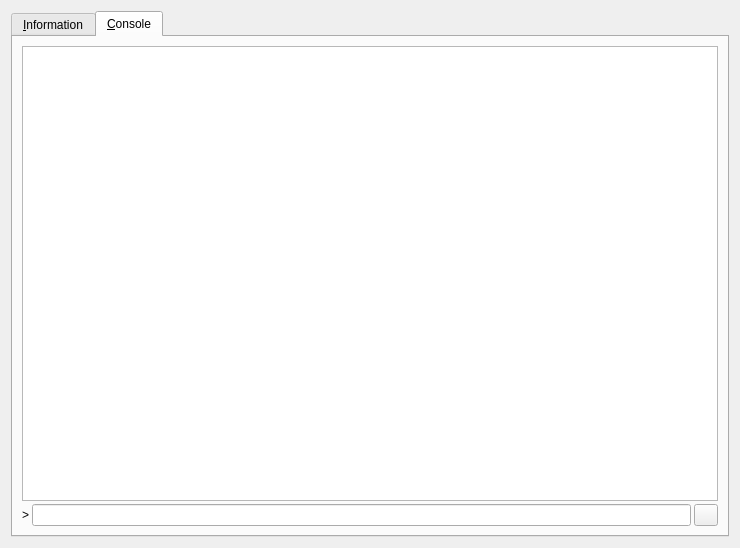
<?xml version="1.0" encoding="UTF-8"?>
<ui version="4.0">
 <class>RPCConsole</class>
 <widget class="QDialog" name="RPCConsole">
  <property name="geometry">
   <rect>
    <x>0</x>
    <y>0</y>
    <width>740</width>
    <height>548</height>
   </rect>
  </property>
  <property name="windowTitle">
   <string>SunCoin - Debug window</string>
  </property>
  
  <layout class="QVBoxLayout" name="verticalLayout_2">
   <item>
    <widget class="QTabWidget" name="tabWidget">
     <property name="currentIndex">
      <number>1</number>
     </property>
     <widget class="QWidget" name="tab_info">
      <attribute name="title">
       <string>&amp;Information</string>
      </attribute>
      <layout class="QGridLayout" name="gridLayout" columnstretch="0,1">
       <property name="horizontalSpacing">
        <number>12</number>
       </property>
       <item row="0" column="0">
        <widget class="QLabel" name="label_9">
         <property name="font">
          <font>
           <family>Helvetica Neue</family>
           <weight>12</weight>
           <bold>false</bold>
          </font>
         </property>
         <property name="text">
          <string>SunCoin Core</string>
         </property>
        </widget>
       </item>
       <item row="1" column="0">
        <widget class="QLabel" name="label_5">
         <property name="text">
          <string>Client name</string>
         </property>
        </widget>
       </item>
       <item row="1" column="1">
        <widget class="QLabel" name="clientName">
         <property name="cursor">
          <cursorShape>IBeamCursor</cursorShape>
         </property>
         <property name="text">
          <string>N/A</string>
         </property>
         <property name="textFormat">
          <enum>Qt::PlainText</enum>
         </property>
         <property name="textInteractionFlags">
          <set>Qt::LinksAccessibleByMouse|Qt::TextSelectableByKeyboard|Qt::TextSelectableByMouse</set>
         </property>
        </widget>
       </item>
       <item row="2" column="0">
        <widget class="QLabel" name="label_6">
         <property name="text">
          <string>Client version</string>
         </property>
        </widget>
       </item>
       <item row="2" column="1">
        <widget class="QLabel" name="clientVersion">
         <property name="cursor">
          <cursorShape>IBeamCursor</cursorShape>
         </property>
         <property name="text">
          <string>N/A</string>
         </property>
         <property name="textFormat">
          <enum>Qt::PlainText</enum>
         </property>
         <property name="textInteractionFlags">
          <set>Qt::LinksAccessibleByMouse|Qt::TextSelectableByKeyboard|Qt::TextSelectableByMouse</set>
         </property>
        </widget>
       </item>
       <item row="3" column="0">
        <widget class="QLabel" name="label_14">
         <property name="text">
          <string>Using OpenSSL version</string>
         </property>
         <property name="indent">
          <number>10</number>
         </property>
        </widget>
       </item>
       <item row="3" column="1">
        <widget class="QLabel" name="openSSLVersion">
         <property name="cursor">
          <cursorShape>IBeamCursor</cursorShape>
         </property>
         <property name="text">
          <string>N/A</string>
         </property>
         <property name="textFormat">
          <enum>Qt::PlainText</enum>
         </property>
         <property name="textInteractionFlags">
          <set>Qt::LinksAccessibleByMouse|Qt::TextSelectableByKeyboard|Qt::TextSelectableByMouse</set>
         </property>
        </widget>
       </item>
       <item row="4" column="0">
        <widget class="QLabel" name="label_12">
         <property name="text">
          <string>Build date</string>
         </property>
        </widget>
       </item>
       <item row="4" column="1">
        <widget class="QLabel" name="buildDate">
         <property name="cursor">
          <cursorShape>IBeamCursor</cursorShape>
         </property>
         <property name="text">
          <string>N/A</string>
         </property>
         <property name="textFormat">
          <enum>Qt::PlainText</enum>
         </property>
         <property name="textInteractionFlags">
          <set>Qt::LinksAccessibleByMouse|Qt::TextSelectableByKeyboard|Qt::TextSelectableByMouse</set>
         </property>
        </widget>
       </item>
       <item row="5" column="0">
        <widget class="QLabel" name="label_13">
         <property name="text">
          <string>Startup time</string>
         </property>
        </widget>
       </item>
       <item row="5" column="1">
        <widget class="QLabel" name="startupTime">
         <property name="cursor">
          <cursorShape>IBeamCursor</cursorShape>
         </property>
         <property name="text">
          <string>N/A</string>
         </property>
         <property name="textFormat">
          <enum>Qt::PlainText</enum>
         </property>
         <property name="textInteractionFlags">
          <set>Qt::LinksAccessibleByMouse|Qt::TextSelectableByKeyboard|Qt::TextSelectableByMouse</set>
         </property>
        </widget>
       </item>
       <item row="6" column="0">
        <widget class="QLabel" name="label_11">
         <property name="font">
          <font>
           <family>Helvetica Neue</family>
           <weight>12</weight>
           <bold>false</bold>
          </font>
         </property>
         <property name="text">
          <string>Network</string>
         </property>
        </widget>
       </item>
       <item row="7" column="0">
        <widget class="QLabel" name="label_7">
         <property name="text">
          <string>Number of connections</string>
         </property>
        </widget>
       </item>
       <item row="7" column="1">
        <widget class="QLabel" name="numberOfConnections">
         <property name="cursor">
          <cursorShape>IBeamCursor</cursorShape>
         </property>
         <property name="text">
          <string>N/A</string>
         </property>
         <property name="textFormat">
          <enum>Qt::PlainText</enum>
         </property>
         <property name="textInteractionFlags">
          <set>Qt::LinksAccessibleByMouse|Qt::TextSelectableByKeyboard|Qt::TextSelectableByMouse</set>
         </property>
        </widget>
       </item>
       <item row="8" column="0">
        <widget class="QLabel" name="label_8">
         <property name="text">
          <string>On testnet</string>
         </property>
        </widget>
       </item>
       <item row="8" column="1">
        <widget class="QCheckBox" name="isTestNet">
         <property name="enabled">
          <bool>false</bool>
         </property>
         <property name="text">
          <string/>
         </property>
        </widget>
       </item>
       <item row="9" column="0">
        <widget class="QLabel" name="label_10">
         <property name="font">
          <font>
           <family>Helvetica Neue</family>
           <weight>12</weight>
           <bold>false</bold>
          </font>
         </property>
         <property name="text">
          <string>Block chain</string>
         </property>
        </widget>
       </item>
       <item row="10" column="0">
        <widget class="QLabel" name="label_3">
         <property name="text">
          <string>Current number of blocks</string>
         </property>
        </widget>
       </item>
       <item row="10" column="1">
        <widget class="QLabel" name="numberOfBlocks">
         <property name="cursor">
          <cursorShape>IBeamCursor</cursorShape>
         </property>
         <property name="text">
          <string>N/A</string>
         </property>
         <property name="textFormat">
          <enum>Qt::PlainText</enum>
         </property>
         <property name="textInteractionFlags">
          <set>Qt::LinksAccessibleByMouse|Qt::TextSelectableByKeyboard|Qt::TextSelectableByMouse</set>
         </property>
        </widget>
       </item>
       <item row="11" column="0">
        <widget class="QLabel" name="label_4">
         <property name="text">
          <string>Estimated total blocks</string>
         </property>
        </widget>
       </item>
       <item row="11" column="1">
        <widget class="QLabel" name="totalBlocks">
         <property name="cursor">
          <cursorShape>IBeamCursor</cursorShape>
         </property>
         <property name="text">
          <string>N/A</string>
         </property>
         <property name="textFormat">
          <enum>Qt::PlainText</enum>
         </property>
         <property name="textInteractionFlags">
          <set>Qt::LinksAccessibleByMouse|Qt::TextSelectableByKeyboard|Qt::TextSelectableByMouse</set>
         </property>
        </widget>
       </item>
       <item row="12" column="0">
        <widget class="QLabel" name="label_2">
         <property name="text">
          <string>Last block time</string>
         </property>
        </widget>
       </item>
       <item row="12" column="1">
        <widget class="QLabel" name="lastBlockTime">
         <property name="cursor">
          <cursorShape>IBeamCursor</cursorShape>
         </property>
         <property name="text">
          <string>N/A</string>
         </property>
         <property name="textFormat">
          <enum>Qt::PlainText</enum>
         </property>
         <property name="textInteractionFlags">
          <set>Qt::LinksAccessibleByMouse|Qt::TextSelectableByKeyboard|Qt::TextSelectableByMouse</set>
         </property>
        </widget>
       </item>
       <item row="13" column="0">
        <spacer name="verticalSpacer_2">
         <property name="orientation">
          <enum>Qt::Vertical</enum>
         </property>
         <property name="sizeHint" stdset="0">
          <size>
           <width>20</width>
           <height>20</height>
          </size>
         </property>
        </spacer>
       </item>
       <item row="14" column="0">
        <widget class="QLabel" name="labelDebugLogfile">
         <property name="font">
          <font>
           <family>Helvetica Neue</family>
           <weight>12</weight>
           <bold>false</bold>
          </font>
         </property>
         <property name="text">
          <string>Debug logfile</string>
         </property>
        </widget>
       </item>
       <item row="15" column="0">
        <widget class="QPushButton" name="openDebugLogfileButton">
         <property name="toolTip">
          <string>Open the SunCoin debug logfile from the current data directory. This can take a few seconds for large logfiles.</string>
         </property>
         <property name="text">
          <string>&amp;Open</string>
         </property>
         <property name="autoDefault">
          <bool>false</bool>
         </property>
        </widget>
       </item>
       <item row="16" column="0">
        <widget class="QLabel" name="labelCLOptions">
         <property name="font">
          <font>
           <family>Helvetica Neue</family>
           <weight>12</weight>
           <bold>false</bold>
          </font>
         </property>
         <property name="text">
          <string>Command-line options</string>
         </property>
        </widget>
       </item>
       <item row="17" column="0">
        <widget class="QPushButton" name="showCLOptionsButton">
         <property name="toolTip">
          <string>Show the suncoin-qt help message to get a list with possible command-line options.</string>
         </property>
         <property name="text">
          <string>&amp;Show</string>
         </property>
         <property name="autoDefault">
          <bool>false</bool>
         </property>
        </widget>
       </item>
       <item row="18" column="0">
        <spacer name="verticalSpacer">
         <property name="orientation">
          <enum>Qt::Vertical</enum>
         </property>
         <property name="sizeHint" stdset="0">
          <size>
           <width>20</width>
           <height>40</height>
          </size>
         </property>
        </spacer>
       </item>
      </layout>
     </widget>
     <widget class="QWidget" name="tab_console">
      <attribute name="title">
       <string>&amp;Console</string>
      </attribute>
      <layout class="QVBoxLayout" name="verticalLayout_3">
       <property name="spacing">
        <number>3</number>
       </property>
       <item>
        <widget class="QTextEdit" name="messagesWidget">
         <property name="minimumSize">
          <size>
           <width>0</width>
           <height>100</height>
          </size>
         </property>
         <property name="readOnly">
          <bool>true</bool>
         </property>
         <property name="tabKeyNavigation" stdset="0">
          <bool>false</bool>
         </property>
         <property name="columnCount" stdset="0">
          <number>2</number>
         </property>
        </widget>
       </item>
       <item>
        <layout class="QHBoxLayout" name="horizontalLayout">
         <property name="spacing">
          <number>3</number>
         </property>
         <item>
          <widget class="QLabel" name="label">
           <property name="text">
            <string notr="true">&gt;</string>
           </property>
          </widget>
         </item>
         <item>
          <widget class="QLineEdit" name="lineEdit"/>
         </item>
         <item>
          <widget class="QPushButton" name="clearButton">
           <property name="maximumSize">
            <size>
             <width>24</width>
             <height>24</height>
            </size>
           </property>
           <property name="toolTip">
            <string>Clear console</string>
           </property>
           <property name="text">
            <string/>
           </property>
           <property name="icon">
            <iconset resource="../bitcoin.qrc">
             <normaloff>:/icons/remove</normaloff>:/icons/remove</iconset>
           </property>
           <property name="shortcut">
            <string notr="true">Ctrl+L</string>
           </property>
           <property name="autoDefault">
            <bool>false</bool>
           </property>
          </widget>
         </item>
        </layout>
       </item>
      </layout>
     </widget>
    </widget>
   </item>
  </layout>
 </widget>
 <resources>
  <include location="../bitcoin.qrc"/>
 </resources>
 <connections/>
</ui>
